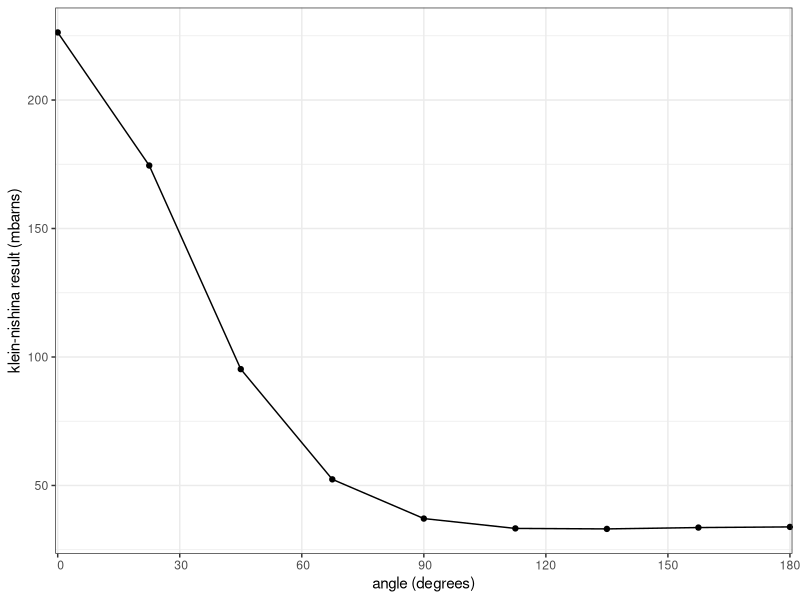
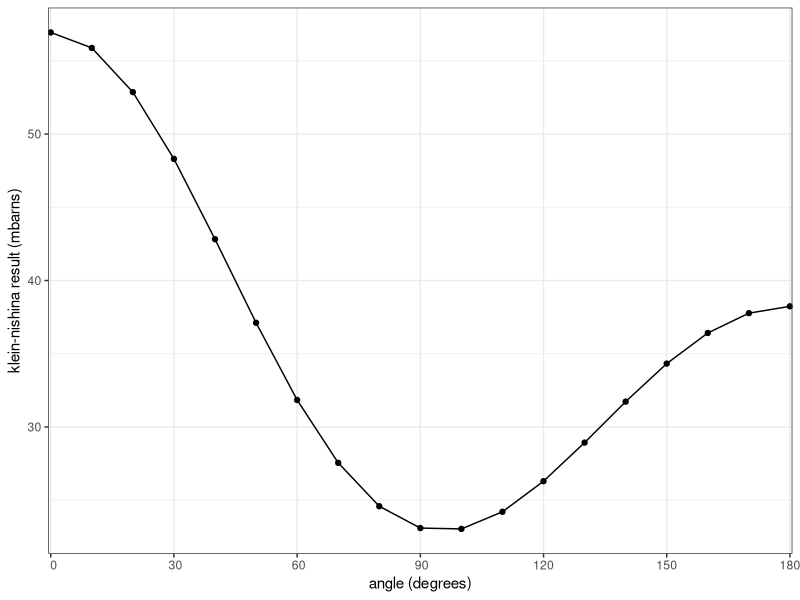

Generate these figures, in order, with R:
## ---- chunk 1
knitr::opts_chunk$set(echo = TRUE)
library(tidyverse)
## ---- chunk 2
theta <- pi/4
lambda_in <-  1.87*10^-3 #nm
lambda_c <- .00243 #nm

lambda_ratio <- function(theta){lambda_in/(lambda_c*(1-cos(theta)) + lambda_in)}
lambda_shift <- function(theta){(lambda_c*(1-cos(theta)))}
lambda_out <- function(theta){(lambda_c*(1-cos(theta))+lambda_in)}



compton_ratio <- tibble(angles = seq(0,2*pi,pi/18), wavelength_ratio = lambda_ratio(angles)*853)
compton_shift <- tibble(angles = seq(0,2*pi,pi/18), wavelength_shift = lambda_shift(angles))
compton_out <- tibble(angles = seq(0,2*pi,pi/18), wavelength_out = lambda_out(angles))

compton_ratio
compton_shift
compton_out

#max marker at 853

## ---- chunk 3
theta <- pi/4
lambda_in <-  2.08*10^-2 #nm
lambda_c <- .00243 #nm

lambda_ratio <- function(theta){lambda_in/(lambda_c*(1-cos(theta)) + lambda_in)}
lambda_shift <- function(theta){(lambda_c*(1-cos(theta)))}
lambda_out <- function(theta){(lambda_c*(1-cos(theta))+lambda_in)}



compton_ratio <- tibble(angles = seq(0,2*pi,pi/18), wavelength_ratio = lambda_ratio(angles)*945)
compton_shift <- tibble(angles = seq(0,2*pi,pi/18), wavelength_shift = lambda_shift(angles))
compton_out <- tibble(angles = seq(0,2*pi,pi/18), wavelength_out = lambda_out(angles))

compton_ratio
compton_shift
compton_out

#max marker at 945

## ---- chunk 4
theta <- pi/4
lambda_in <- 1.87*10^-3
lambda_c <- .00243

lambda_ratio <- function(theta){lambda_in/(lambda_c*(1-cos(theta)) + lambda_in)}


kn <- function(theta, lambda_r){(.5*79.406*lambda_r^2*(lambda_r+lambda_r^-1 - (sin(theta))^2))*10^3}

print(lambda_ratio(pi/4))
print(kn(0, lambda_ratio(0)))
  
print('mbarns')


data <- tibble(tangles = seq(0, pi, pi/8), kn = kn(tangles, lambda_ratio(tangles)))

data
ggplot(data, aes(x = tangles*180/pi, y = kn*.00285)) +
  geom_point() + 
  geom_line() +
  labs(x = 'angle (degrees)', y = 'klein-nishina result (mbarns)') +
  theme_bw() +
  scale_x_discrete(limits = seq(0, 360, 30))

## ---- chunk 5
theta <- pi/4
lambda_in <- 2.08*10^-2
lambda_c <- .00243

lambda_ratio <- function(theta){lambda_in/(lambda_c*(1-cos(theta)) + lambda_in)}


kn <- function(theta, lambda_r){(.5*79.406*lambda_r^2*(lambda_r+lambda_r^-1 - (sin(theta))^2))*10^3}

print(lambda_ratio(pi/4))
print(kn(0, lambda_ratio(0)))
  
print('mbarns')


data <- tibble(tangles = seq(0, pi, pi/18), kn = kn(tangles, lambda_ratio(tangles)))

data
ggplot(data, aes(x = tangles*180/pi, y = kn*.000717)) +
  geom_point() + 
  geom_line() +
  labs(x = 'angle (degrees)', y = 'klein-nishina result (mbarns)') +
  theme_bw() +
  scale_x_discrete(limits = seq(0, 360, 30))

